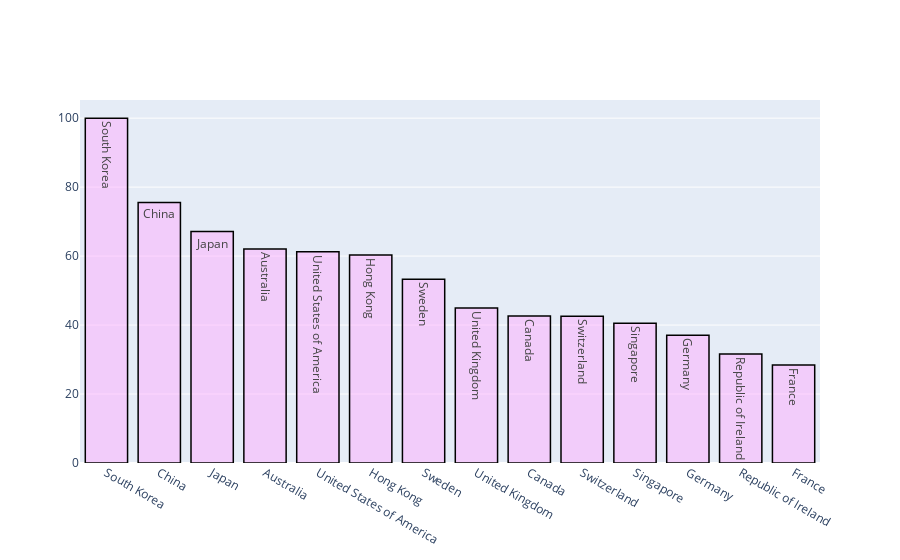

This figure's notebook cell:
### Code cell
# Création du premier trace 
trace1 = go.Bar(
                x = df.index,
                y = df.income,
                name = "country",
                marker = dict(color = 'rgba(255, 174, 255, 0.5)',
                             line = dict(color ='rgb(0,0,0)',width =1.5)),
                text = df.index)

data = [trace1]
layout = go.Layout(barmode = "group")
fig = go.Figure(data = data, layout = layout)
iplot(fig)

### Figure 1 — Plotly figure (JSON) as saved in the notebook; plotly's stock layout.template omitted (floating-point values rounded to 4 significant figures)
{"data": [{"marker": {"color": "rgba(255, 174, 255, 0.5)", "line": {"color": "rgb(0,0,0)", "width": 1.5}}, "name": "country", "text": ["South Korea", "China", "Japan", "Australia", "United States of America", "Hong Kong", "Sweden", "United Kingdom", "Canada", "Switzerland", "Singapore", "Germany", "Republic of Ireland", "France"], "type": "bar", "x": ["South Korea", "China", "Japan", "Australia", "United States of America", "Hong Kong", "Sweden", "United Kingdom", "Canada", "Switzerland", "Singapore", "Germany", "Republic of Ireland", "France"], "y": [100, 75.57, 67.1, 62.07, 61.29, 60.3, 53.25, 44.98, 42.6, 42.53, 40.5, 37.07, 31.6, 28.4]}], "layout": {"barmode": "group"}}
